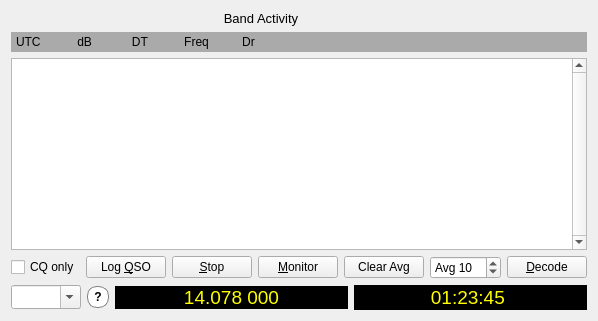
      <widget class="QWidget" name="layoutWidget">
       <layout class="QVBoxLayout" name="verticalLayout_3">
        <item>
         <widget class="QLabel" name="lh_decodes_title_label">
          <property name="maximumSize">
           <size>
            <width>500</width>
            <height>16777215</height>
           </size>
          </property>
          <property name="font">
           <font>
            <pointsize>10</pointsize>
            <bold>false</bold>
           </font>
          </property>
          <property name="text">
           <string>Band Activity</string>
          </property>
          <property name="alignment">
           <set>Qt::AlignCenter</set>
          </property>
         </widget>
        </item>
        <item>
         <widget class="QLabel" name="lh_decodes_headings_label">
          <property name="minimumSize">
           <size>
            <width>300</width>
            <height>20</height>
           </size>
          </property>
          <property name="maximumSize">
           <size>
            <width>16777215</width>
            <height>20</height>
           </size>
          </property>
          <property name="palette">
           <palette>
            <active>
             <colorrole role="Base">
              <brush brushstyle="SolidPattern">
               <color alpha="255">
                <red>252</red>
                <green>252</green>
                <blue>252</blue>
               </color>
              </brush>
             </colorrole>
             <colorrole role="Window">
              <brush brushstyle="SolidPattern">
               <color alpha="255">
                <red>170</red>
                <green>170</green>
                <blue>170</blue>
               </color>
              </brush>
             </colorrole>
            </active>
            <inactive>
             <colorrole role="Base">
              <brush brushstyle="SolidPattern">
               <color alpha="255">
                <red>252</red>
                <green>252</green>
                <blue>252</blue>
               </color>
              </brush>
             </colorrole>
             <colorrole role="Window">
              <brush brushstyle="SolidPattern">
               <color alpha="255">
                <red>170</red>
                <green>170</green>
                <blue>170</blue>
               </color>
              </brush>
             </colorrole>
            </inactive>
            <disabled>
             <colorrole role="Base">
              <brush brushstyle="SolidPattern">
               <color alpha="255">
                <red>170</red>
                <green>170</green>
                <blue>170</blue>
               </color>
              </brush>
             </colorrole>
             <colorrole role="Window">
              <brush brushstyle="SolidPattern">
               <color alpha="255">
                <red>170</red>
                <green>170</green>
                <blue>170</blue>
               </color>
              </brush>
             </colorrole>
            </disabled>
           </palette>
          </property>
          <property name="autoFillBackground">
           <bool>true</bool>
          </property>
          <property name="text">
           <string>UTC           dB            DT           Freq          Dr </string>
          </property>
          <property name="textFormat">
           <enum>Qt::PlainText</enum>
          </property>
          <property name="indent">
           <number>5</number>
          </property>
         </widget>
        </item>
        <item>
         <widget class="DisplayText" name="decodedTextBrowser">
          <property name="frameShape">
           <enum>QFrame::StyledPanel</enum>
          </property>
          <property name="verticalScrollBarPolicy">
           <enum>Qt::ScrollBarAlwaysOn</enum>
          </property>
          <property name="horizontalScrollBarPolicy">
           <enum>Qt::ScrollBarAsNeeded</enum>
          </property>
          <property name="cursorWidth">
           <number>0</number>
          </property>
          <property name="textInteractionFlags">
           <set>Qt::TextSelectableByKeyboard|Qt::TextSelectableByMouse</set>
          </property>
         </widget>
        </item>
        <item>
         <layout class="QHBoxLayout" name="horizontalLayout">
          <item>
           <widget class="QCheckBox" name="cbCQonly">
            <property name="toolTip">
             <string>CQ messages only</string>
            </property>
            <property name="text">
             <string>CQ only</string>
            </property>
           </widget>
          </item>
          <item>
           <widget class="QPushButton" name="logQSOButton">
            <property name="minimumSize">
             <size>
              <width>50</width>
              <height>0</height>
             </size>
            </property>
            <property name="toolTip">
             <string>Enter this QSO in log</string>
            </property>
            <property name="text">
             <string>Log &amp;QSO</string>
            </property>
           </widget>
          </item>
          <item>
           <widget class="QPushButton" name="stopButton">
            <property name="minimumSize">
             <size>
              <width>50</width>
              <height>0</height>
             </size>
            </property>
            <property name="toolTip">
             <string>Stop monitoring</string>
            </property>
            <property name="text">
             <string>&amp;Stop</string>
            </property>
           </widget>
          </item>
          <item>
           <widget class="QPushButton" name="monitorButton">
            <property name="minimumSize">
             <size>
              <width>50</width>
              <height>0</height>
             </size>
            </property>
            <property name="toolTip">
             <string>Toggle monitoring On/Off</string>
            </property>
            <property name="styleSheet">
             <string notr="true">QPushButton:checked {
    color: #000000;
	background-color: #00ff00;
    border-style: outset;
	border-width: 1px;
	border-radius: 5px;
    border-color: black;
	min-width: 5em;
	padding: 3px;
}</string>
            </property>
            <property name="text">
             <string>&amp;Monitor</string>
            </property>
            <property name="checkable">
             <bool>true</bool>
            </property>
            <property name="checked">
             <bool>false</bool>
            </property>
           </widget>
          </item>
          <item>
           <widget class="QPushButton" name="ClrAvgButton">
            <property name="enabled">
             <bool>true</bool>
            </property>
            <property name="toolTip">
             <string>&lt;html&gt;&lt;head/&gt;&lt;body&gt;&lt;p&gt;Clear the accumulating message average.&lt;/p&gt;&lt;/body&gt;&lt;/html&gt;</string>
            </property>
            <property name="accessibleDescription">
             <string>Clear the accumulating message average.</string>
            </property>
            <property name="text">
             <string>Clear Avg</string>
            </property>
           </widget>
          </item>
          <item>
           <widget class="HintedSpinBox" name="sbEchoAvg">
            <property name="prefix">
             <string>Avg </string>
            </property>
            <property name="minimum">
             <number>1</number>
            </property>
            <property name="maximum">
             <number>100</number>
            </property>
            <property name="value">
             <number>10</number>
            </property>
           </widget>
          </item>
          <item>
           <widget class="QPushButton" name="DecodeButton">
            <property name="minimumSize">
             <size>
              <width>50</width>
              <height>0</height>
             </size>
            </property>
            <property name="toolTip">
             <string>&lt;html&gt;&lt;head/&gt;&lt;body&gt;&lt;p&gt;Decode most recent Rx period at QSO Frequency&lt;/p&gt;&lt;/body&gt;&lt;/html&gt;</string>
            </property>
            <property name="accessibleDescription">
             <string>Decode most recent Rx period at QSO Frequency</string>
            </property>
            <property name="styleSheet">
             <string notr="true">QPushButton:checked {
	color: rgb(0, 0, 0);
	background-color: cyan;
	border-style: outset;
	border-width: 1px;
	border-radius: 5px;
	border-color: black;
	min-width: 5em;
	padding: 3px;
}</string>
            </property>
            <property name="text">
             <string>&amp;Decode</string>
            </property>
            <property name="checkable">
             <bool>true</bool>
            </property>
           </widget>
          </item>
         </layout>
        </item>
        <item>
         <layout class="QGridLayout" name="gridLayout_4" rowstretch="0">
          <item row="0" column="0">
           <widget class="BandComboBox" name="bandComboBox">
            <property name="maximumSize">
             <size>
              <width>70</width>
              <height>16777215</height>
             </size>
            </property>
            <property name="toolTip">
             <string>&lt;html&gt;&lt;head/&gt;&lt;body&gt;&lt;p&gt;Select operating band or enter frequency in MHz or enter kHz increment followed by k.&lt;/p&gt;&lt;/body&gt;&lt;/html&gt;</string>
            </property>
            <property name="accessibleName">
             <string>Frequency entry</string>
            </property>
            <property name="accessibleDescription">
             <string>Select operating band or enter frequency in MHz or enter kHz increment followed by k.</string>
            </property>
            <property name="editable">
             <bool>true</bool>
            </property>
            <property name="maxVisibleItems">
             <number>28</number>
            </property>
            <property name="insertPolicy">
             <enum>QComboBox::NoInsert</enum>
            </property>
            <property name="sizeAdjustPolicy">
             <enum>QComboBox::AdjustToMinimumContentsLengthWithIcon</enum>
            </property>
           </widget>
          </item>
          <item row="0" column="1">
           <widget class="QPushButton" name="readFreq">
            <property name="enabled">
             <bool>false</bool>
            </property>
            <property name="toolTip">
             <string>&lt;html&gt;&lt;head/&gt;&lt;body&gt;&lt;p&gt;If orange or red there has been a rig control failure, click to reset and read the dial frequency.  S implies split mode.&lt;/p&gt;&lt;/body&gt;&lt;/html&gt;</string>
            </property>
            <property name="accessibleDescription">
             <string>If orange or red there has been a rig control failure, click to reset and read the dial frequency. S implies split mode.</string>
            </property>
            <property name="styleSheet">
             <string notr="true">QPushButton {
 font-family: helvetica;
 font-size: 9pt;
 font-weight: bold;
 background-color: white;
 color: black;
 border-style: solid;
 border-width:1px;
 border-radius:10px;
 border-color: gray;
 max-width:20px;
 max-height:20px;
 min-width:20px;
 min-height:20px;
}
QPushButton[state=&quot;error&quot;] {
 background-color: red;
}
QPushButton[state=&quot;warning&quot;] {
 background-color: orange;
}
QPushButton[state=&quot;ok&quot;] {
 background-color: #00ff00;
}</string>
            </property>
            <property name="text">
             <string>?</string>
            </property>
           </widget>
          </item>
          <item row="0" column="2">
           <widget class="QLabel" name="labDialFreq">
            <property name="sizePolicy">
             <sizepolicy hsizetype="Minimum" vsizetype="Fixed">
              <horstretch>0</horstretch>
              <verstretch>0</verstretch>
             </sizepolicy>
            </property>
            <property name="font">
             <font>
              <family>MS Shell Dlg 2</family>
              <pointsize>14</pointsize>
             </font>
            </property>
            <property name="toolTip">
             <string>USB dial frequency</string>
            </property>
            <property name="styleSheet">
             <string notr="true">QLabel {
  font-family: MS Shell Dlg 2;
  font-size: 14pt;
   color : yellow;
   background-color : black;
}
QLabel[oob=&quot;true&quot;] {
  background-color: red;
}</string>
            </property>
            <property name="text">
             <string>14.078 000</string>
            </property>
            <property name="alignment">
             <set>Qt::AlignCenter</set>
            </property>
            <property name="margin">
             <number>5</number>
            </property>
           </widget>
          </item>
          <item row="0" column="3">
           <widget class="QLabel" name="labUTC">
            <property name="sizePolicy">
             <sizepolicy hsizetype="Minimum" vsizetype="Fixed">
              <horstretch>0</horstretch>
              <verstretch>0</verstretch>
             </sizepolicy>
            </property>
            <property name="font">
             <font>
              <family>MS Shell Dlg 2</family>
              <pointsize>14</pointsize>
             </font>
            </property>
            <property name="styleSheet">
             <string notr="true">QLabel {
  font-family: MS Shell Dlg 2;
  font-size: 14pt;
  background-color : black;
  color : yellow;
}</string>
            </property>
            <property name="frameShape">
             <enum>QFrame::StyledPanel</enum>
            </property>
            <property name="frameShadow">
             <enum>QFrame::Sunken</enum>
            </property>
            <property name="lineWidth">
             <number>2</number>
            </property>
            <property name="midLineWidth">
             <number>0</number>
            </property>
            <property name="text">
             <string>&lt;html&gt;&lt;head/&gt;&lt;body&gt;&lt;p align=&quot;center&quot;&gt; 01:23:45 &lt;/p&gt;&lt;/body&gt;&lt;/html&gt;</string>
            </property>
            <property name="alignment">
             <set>Qt::AlignCenter</set>
            </property>
            <property name="margin">
             <number>5</number>
            </property>
           </widget>
          </item>
         </layout>
        </item>
       </layout>
      </widget>
